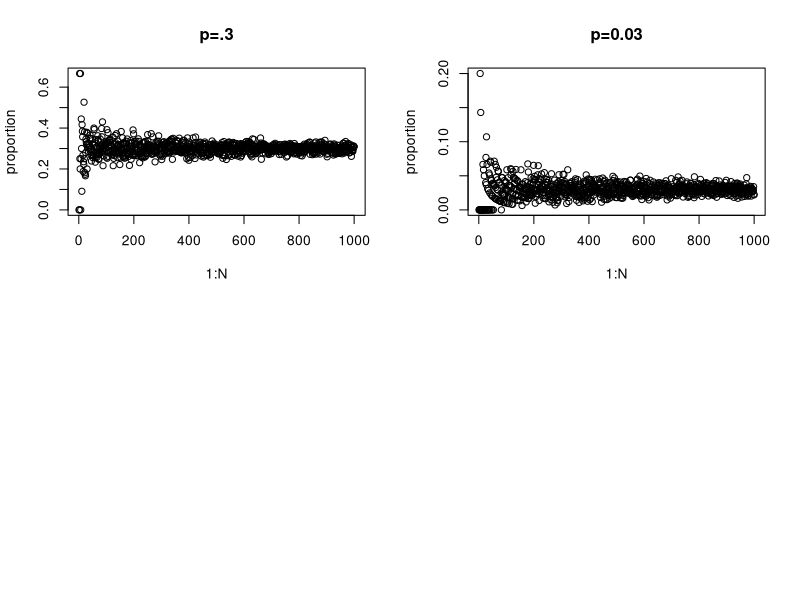

Write R code to recreate this figure.
#author: Yaniv Bronshtein
#program Problem 21 All of Statistics Homework 1
set.seed(1)
#coin toss object
coin <- c('H', 'T')

#Default probabilities
p1_heads <- 0.3 
p2_heads <- 0.03

#Function to perform coin toss
coin_toss_experiment <- function(p, N=1000, title){
  proportion <- NULL
  for(i in 1:N){
    samp <- sample(coin, size = i, prob = c(p, 1-p), replace=TRUE)
    proportion <- c(proportion, sum(samp=='H')/i)
  }
  plot(x=1:N, y=proportion, main=title)
}
par(mfrow=c(2,2))
coin_toss_experiment(p1_heads, title='p=.3')
coin_toss_experiment(p2_heads, title='p=0.03')